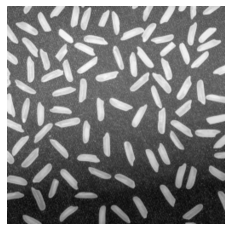
#> input picture rice.png, 231 x 231 px, found by its file name
$ jupyter execute '[CVIntro]_Detecting_and_counting_objects.ipynb'
#> lines starting #> are read from the running program, lines starting #| are printed output that depends on the picture; after the words box and inside, x2 and y2 are one past the last pixel; in counts of white or black regions, pixels touching at a corner belong together
# Detecting and counting rice grains from ain image

[cell 1]
import cv2
import numpy as np
from matplotlib import pyplot as plt

We read and display the grayscale image

[cell 2]
img1 = cv2.imread("/content/drive/MyDrive/images/rice.png", 0)
#> img1 is the input picture: shape (231, 231); min 12, max 255, mean 127.5

plt.figure()
plt.title("Rice")
plt.imshow(img1, cmap="gray")

We take a look at its histogram and visually determine a good threshold to separate foreground from background

[cell 3]
plt.hist(img1.ravel(), 256, [0, 256])
plt.show()
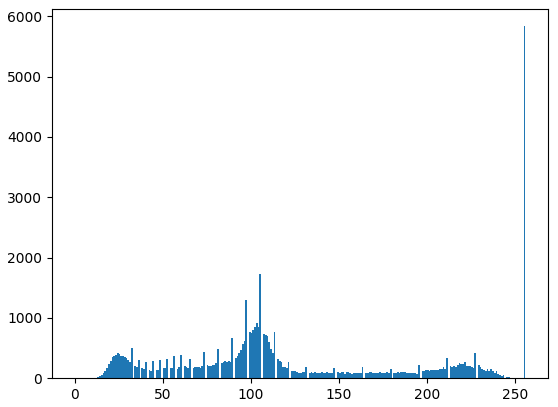
#> figure drawn by matplotlib, 1 panel; tallest bar 5837 high, from x = 255 to 256

[cell 4]
threshold = 140

ret, img1_binary = cv2.threshold(img1, threshold, 255, cv2.THRESH_BINARY)
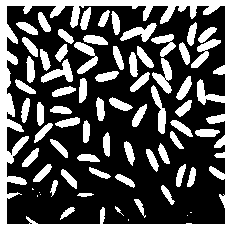
#> img1_binary: shape (231, 231); 34.3% white; 70 white regions (7 under 20 px), largest, box (x1, y1, x2, y2) and area: (0, 0, 231, 231) 8412, (152, 58, 172, 94) 342, (120, 23, 157, 42) 327
#> ret = 140

plt.imshow(np.hstack((img1, img1_binary)), 'gray', vmin=0, vmax=255)
plt.title("Grayscale / Binary")
plt.xticks([]),plt.yticks([])
plt.show()

Our threshold estimate did not result in the desired output so we equalize the histogram to see if this approach yields better results.

We go for the Contrast Limited Adaptive Histogram Equalization (CLAHE) method since our background is not uniform.

[cell 5]
# img1_equ = cv2.equalizeHist(img1)

clahe = cv2.createCLAHE(clipLimit=2.0, tileGridSize=(8, 8))
img1_equ = clahe.apply(img1)
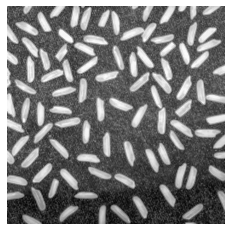
#> img1_equ: shape (231, 231); min 8, max 255, mean 126.6

plt.hist(img1_equ.ravel(), 256, [0, 256])
plt.show()
#> figure, not shown here; tallest bar 5837 high, from x = 255 to 256

[cell 6]
plt.imshow(np.hstack((img1, img1_equ)), 'gray', vmin=0, vmax=255)
plt.title("Grayscale image after histogram equalization")
plt.xticks([]),plt.yticks([])
plt.show()
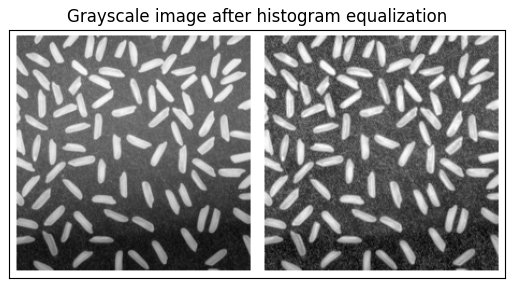
#> figure drawn by matplotlib, 1 panel

[cell 7]
threshold_equ = 120
ret, img1_equ_binary = cv2.threshold(img1, threshold_equ, 255, cv2.THRESH_BINARY)
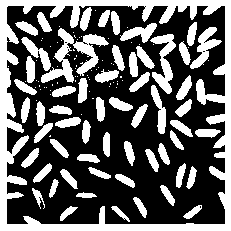
#> img1_equ_binary: shape (231, 231); 38.1% white; 123 white regions (65 under 20 px)
#> ret = 120

plt.imshow(np.hstack((img1_equ, img1_equ_binary)), 'gray', vmin=0, vmax=255)
plt.title("Equalized Grayscale / Binary")
plt.xticks([]),plt.yticks([])
plt.show()
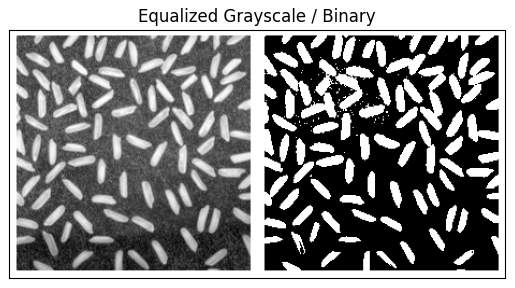
#> figure drawn by matplotlib, 1 panel

We got better results with the equalized image so we will use it for thresholding purposes.

Next, we find contours for every object (white region)

[cell 8]
contours, hierarchy = cv2.findContours(img1_equ_binary, cv2.RETR_TREE, cv2.CHAIN_APPROX_SIMPLE)
#> contours = 136 contours, 77 with area under 20; largest, box (x1, y1, x2, y2) and area: (0, 0, 231, 231) 52900, (6, 5, 226, 225) 45310, (41, 28, 109, 83) 1099, (150, 34, 176, 94) 586, (190, 27, 222, 69) 438

img1_contour = cv2.drawContours(img1, contours, -1, (0, 255, 0), 3)
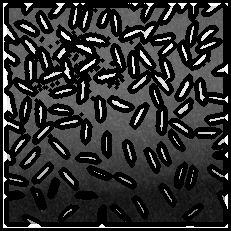
#> img1_contour: shape (231, 231); min 0, max 255, mean 47.5

plt.imshow(img1_contour, cmap="gray")

Because of the non-uniformity of the background we detect a bunch of false contours. Luckily they are all tiny so we can eliminate them.

We remove the unwanted contours (by looking at their size) and we count the remaining contours.

[cell 9]
rows, cols = img1.shape
#> rows = 231; cols = 231
img1_contour_clean = np.zeros((rows, cols), np.uint8)

number_of_grains = 0
small_size = 50
for i, cnt in enumerate(contours):
  # Draw only if the size of the contour is greater than a threshold
  if  cv2.contourArea(cnt) > small_size:
    number_of_grains += 1
    img1_contour_clean = cv2.drawContours(img1_equ, [cnt], -1, (0, 255, 0), 3)
#> this loop made 136 passes
#> cnt on passes 1, 2, 5, 12, 27, 35, 39, 41, 45, 46, 47, 48: [[0, 0], [0, 230], [230, 230], [230, 0]], [[144, 6], [145, 5], [146, 6], [145, 7]], [[123, 218], [124, 217], [125, 218], [124, 219]], [[38, 197], [39, 196], [40, 197], [39, 198]], [[50, 135], [49, 136], [50, 136]], [[81, 114]], [[36, 100]], [[92, 98], [93, 98]], [[50, 94]], [[89, 91]], [[50, 90]], [[40, 89]]
#> pass 1, `img1_contour_clean = cv2.drawContours(img1_equ, [cnt], -1, (0, 255, 0)..`:
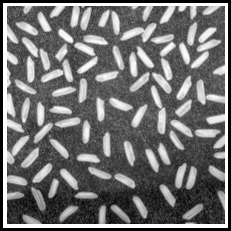
#> img1_contour_clean: shape (231, 231); min 0, max 255, mean 113.5
#> pass 3, `img1_contour_clean = cv2.drawContours(img1_equ, [cnt], -1, (0, 255, 0)..`:
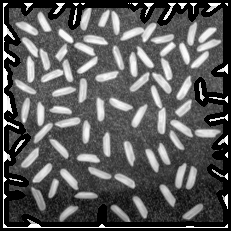
#> img1_contour_clean: shape (231, 231); 13.47% of pixels changed, all inside (x1, y1, x2, y2) = (4, 3, 228, 227)
#> after the loop:
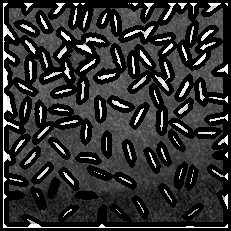
#> img1_equ: shape (231, 231); min 0, max 255, mean 47.7
#> after the loop, number_of_grains = 59

plt.imshow(img1_contour_clean, cmap="gray")

[cell 10]
print("We found {:d} grains of rice in this picture.".format(number_of_grains))
#| We found 59 grains of rice in this picture.

$ run again, with leaves.JPG saved as rice.png
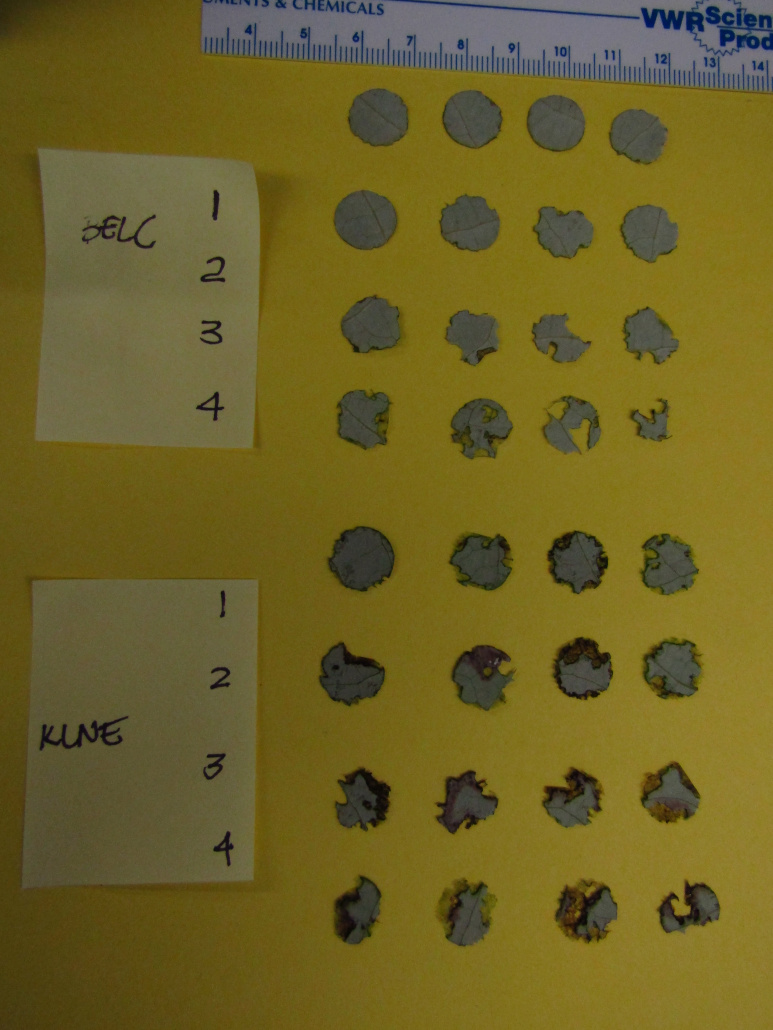
#> input picture leaves.JPG, 773 x 1030 px, found by its file name
#> img1_binary: shape (1030, 773); every value is 0
#> `ret, img1_binary = cv2.threshold(img1, threshold, 255, cv2.THRESH_BINA..`: ret = 140
#> img1_equ_binary: shape (1030, 773); 2.8% white; 1385 white regions (1331 under 20 px)
#> `ret, img1_equ_binary = cv2.threshold(img1, threshold_equ, 255, cv2.THR..`: ret = 120
#> contours = 2222 contours, 2149 with area under 20; largest, box (x1, y1, x2, y2) and area: (649, 631, 773, 918) 18658, (671, 718, 699, 744) 176, (704, 640, 728, 660) 139, (674, 823, 695, 837) 119, (754, 605, 773, 634) 108
#> the loop `for i, cnt in enumerate(contours):` made 2222 passes
#> cnt on passes 1 to 3: [[673, 1016]], [[758, 1010]], [[692, 1008]]
#> after the loop `for i, cnt in enumerate(contours):`:
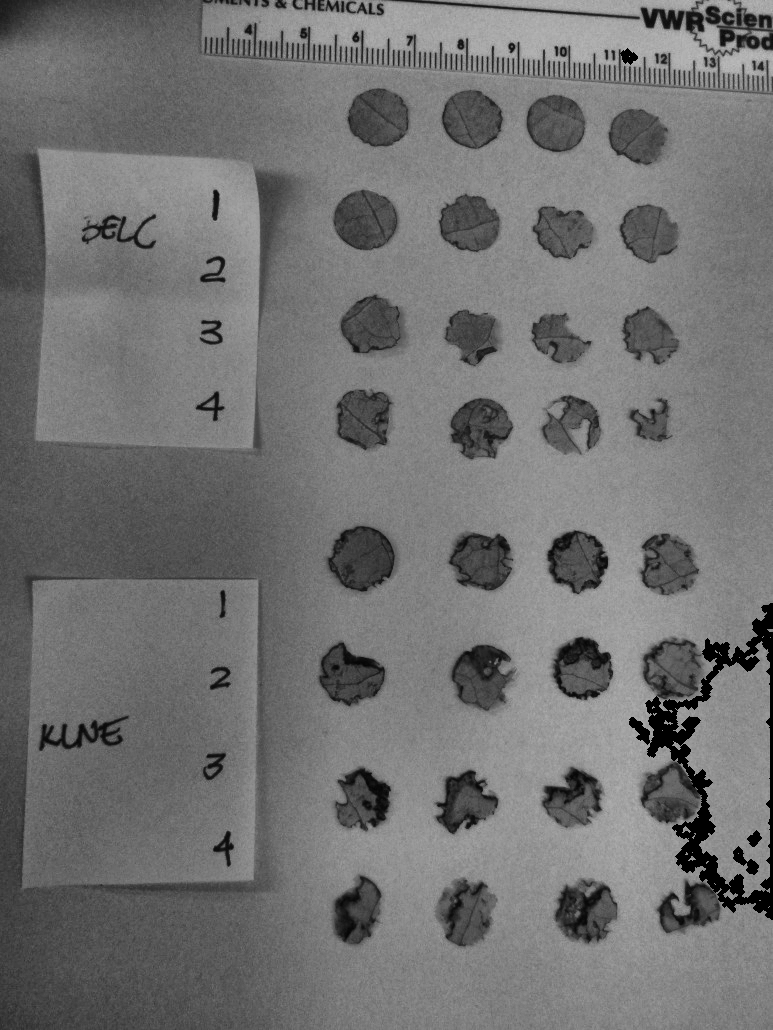
#> img1_equ: shape (1030, 773); min 0, max 190, mean 113.4
#> after the loop `for i, cnt in enumerate(contours):`: number_of_grains = 18
#| We found 18 grains of rice in this picture.
